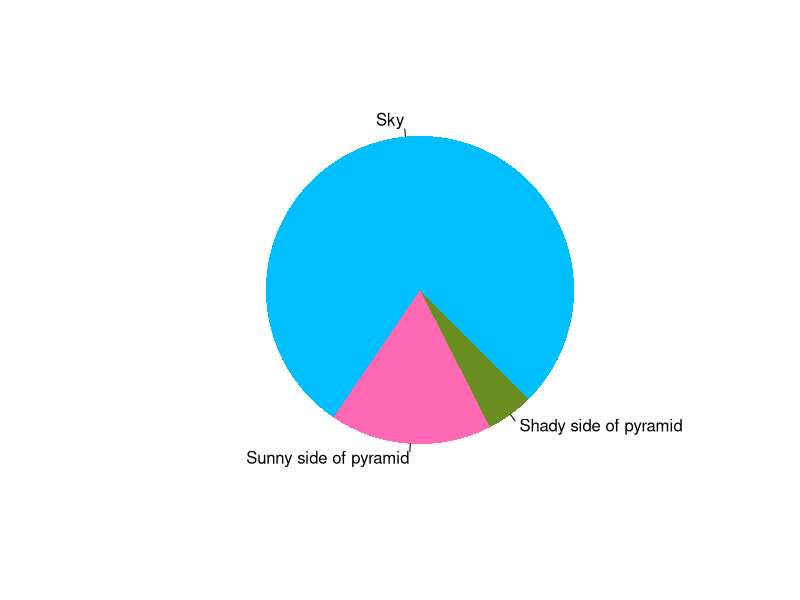
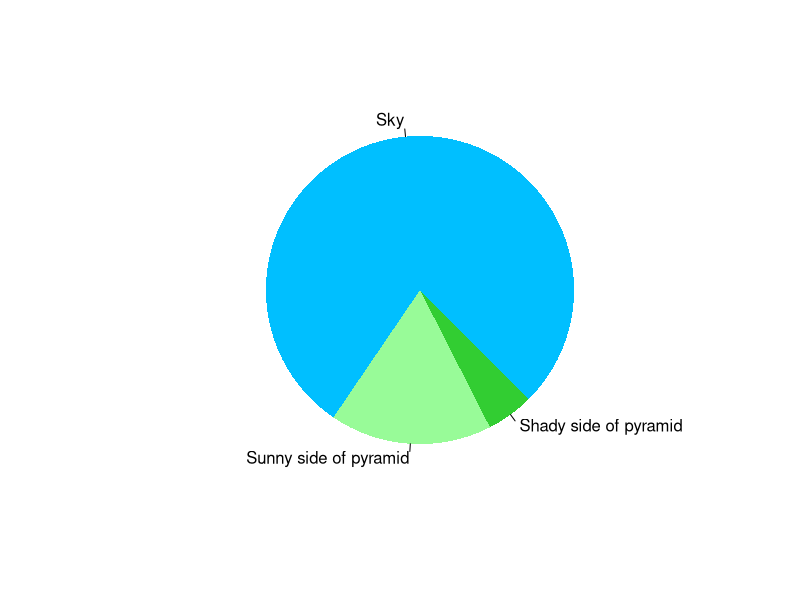

Recreate these plots in R, in order.
## ---- chunk 1
pie(
  c(Sky = 78, "Sunny side of pyramid" = 17, "Shady side of pyramid" = 5), 
  init.angle = 315, 
  col = c("deepskyblue", "hotpink", "olivedrab"), 
  border = FALSE
)
## ---- chunk 2
pie(
  c(Sky = 78, "Sunny side of pyramid" = 17, "Shady side of pyramid" = 5), 
  init.angle = 315, 
  col = c("deepskyblue", "palegreen", "limegreen"), 
  border = FALSE
)
